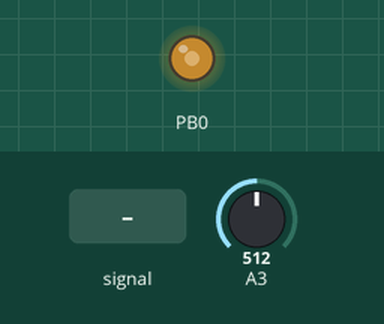
This sketch was run on a simulated ATtiny85, built with avr-gcc and run on an emulated ATtiny85. Parts: output pins drawn as LEDs (lit = HIGH). Inputs (shaded band) come from the test bench; at power-on: A3 = 512.

Above: at 0.8 s.
0.9 s: A3 fed a 200 Hz sine of ±81 counts around its level
Timing chart, 0 to 1.8 s (numbered marks = the images above; inputs shaded):
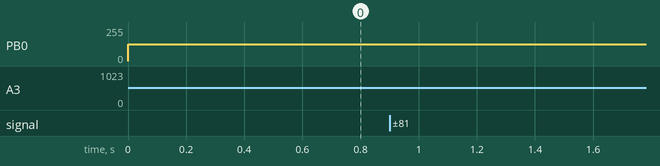

The sketch:

Buck.ino
```cpp
/*
 ----------------- ATtiny85 embedded program -----------------------------
 ------------------- Bucky : Buck convertor ------------------------------
 ---------- Designed and Developed by Aswin Sreekumar --------------------
  * Output PWM at IC PIN 5 : PB0
  * Pot Input at IC PIN 2 : PB3
*/

// Header file for AVR programming
#include<avr/io.h>

// Global variable for data input
int pot_input=0;        // To store potentiometer input ADC value

// Function to initialise registers
void initialise()
{
  DDRB=0x01;                                // Setting input-output ports

  TCCR0A|=(1<<WGM00)|(1<<WGM02);            // Set Waveform as Phase correct PWM
  TCCR0A|=(1<<COM0A0)|(1<<COM0A1);          // Set inverted compare match mode
  TCCR0B|=(1<<CS00)|(1<<CS01);              // Set frequency of PWM as 125 kHz using prescaler of 64

  ADCSRA|=(1<<ADEN)|(1<<ADPS2)|(1<<ADPS1);  // Enable ADC and set sampling rate at 125kHz
  ADMUX|=(1<<MUX1)|(1<<MUX0);               // Set ADC input channel as 3
}

void input_ADC()
{
  ADCSRA|=(1<<ADSC);            // Start ADC conversion
  while(!(ADCSRA&(1<<ADIF)));   // Wait for ADIF to go high, indicating completion
  pot_input=int(ADCL);          // Extracting lower 8 bits of data
  pot_input+=(int(ADCH)*256);   // Extracting higher 8 bits of data
}

int main()
{
  initialise();           // Initialising registers
  while(1)                // Infinite loop
  {
    input_ADC();          // Read input from potentiometer using ADC
    OCR0A= pot_input/4;   // Assign input value to output compare match
  }
}

// END OF CODE
```
